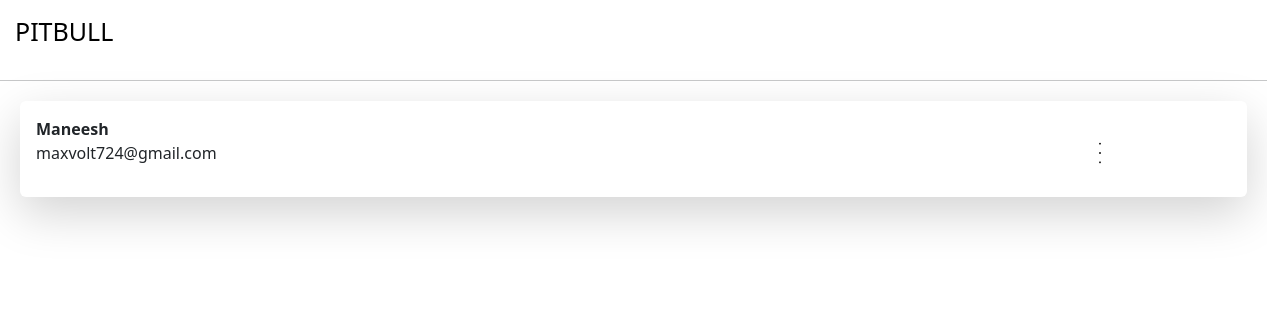
The page /settings/history (signed in) on the database as committed earlier.
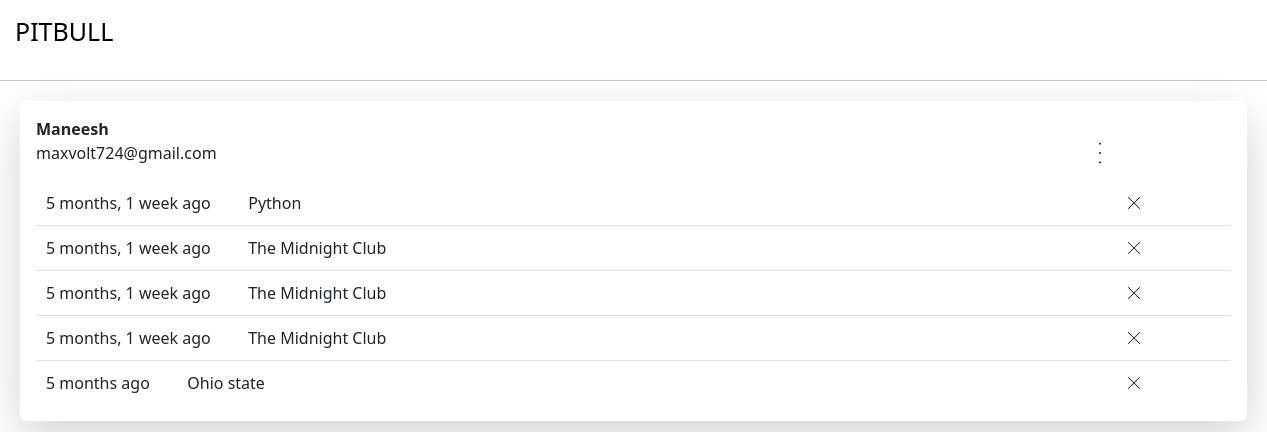
The same page on the database as committed later.
### google/models.py (models this page shows)
class Search(models.Model):
    user = models.ForeignKey(User,on_delete=models.CASCADE,null=True)
    search = models.CharField(max_length=500)
    date = models.DateTimeField(auto_now_add=True)
    def __str__(self):
        return str(self.search)

### google/views.py (the view, shortened to what this page needs)
# urls.py: path('settings/history',views.search_history,name="search-history"),
def search_history(response):
    history_status = FreezeHistory.objects.get(user_id = response.user.id).freeze_history
    searchs = Search.objects.filter(user_id=response.user.id)
    contexts = {
        'searchs':searchs,
        'history_status':history_status,
    }
    return render(response,'google/search-history.html',contexts)

### google/templates/google/search-history.html (shortened to what this page needs)
{% extends 'google/home.html' %}
{% load static %}
    {% block content %}
    <link rel="stylesheet" type="text/css" href="{% static 'styles/history.css' %}">
</head>
<body>
    <div class="shadow-lg p-3 rounded cont">
        <div class="card-header">
            <div class="dropdown" style="width: 100%;">
                <div style="display: flex;flex-direction: row;position: relative;">
                    <div class="details">
                        <p><strong>{{ user }}</strong><br>{{ user.email }}</p>
                    </div>
                    <img src="{% static 'img/dots.svg' %}" class="dropbtn">
                </div>
            </div>
        </div>
        <ul class="list-group list-group-flush" style="width:100%;">
            {% for search in searchs %}
                <li style="overflow:hidden;" class="list-group-item">{{search.date|timesince}} ago &nbsp;&nbsp;&nbsp;&nbsp;&nbsp;&nbsp;&nbsp; {{ search }}
                    <form method="post">
                        <input name="{{ search.id }}" type="image" class="trash" src="{% static 'img/x.svg' %}">
                    </form>
                </li>
            {% endfor %}
        </ul>
    </div>
</body>
</html>
    {% endblock %}

### google/templates/google/home.html (shortened to what this page needs)
{% extends 'google/main.html' %}
{% load static %}

### google/templates/google/main.html (shortened to what this page needs)
<!DOCTYPE html>
{% load static %}
<html lang="en">
<head>
    <link href="https://cdn.jsdelivr.net/npm/bootstrap@5.0.2/dist/css/bootstrap.min.css" rel="stylesheet">
</head>
<body>
  {% include 'google/navbar.html' %}
    {% block content %}
    {% endblock %}
</body>
</html>

### google/templates/google/navbar.html (shortened to what this page needs)
<!DOCTYPE html>
<html lang="en">
<head>
  {% load static %}
    <link rel="stylesheet" type="text/css" href="{% static 'styles/navbar.css' %}">
    <link href="https://cdn.jsdelivr.net/npm/bootstrap@5.3.0-alpha1/dist/css/bootstrap.min.css" rel="stylesheet">
</head>
<body>
    <nav class="navbar" style="width: 100%;">
        <div style="width: 100%; display: flex; align-items: center;justify-content: space-between; margin-left: 15px; margin-right: 15px;">
          <a class="navbar-brand" style="font-size: 25px;" href="{% url 'home' %}">PITBULL</a>
          <div class="dropdown">
              <img src="{% static 'img/menu.svg' %}" class="dropbtn">
          </div>
    </nav>
    <hr>
</body>
</html>

### google/static/styles/navbar.css (style rules this page uses)
.dropbtn { padding: 16px; font-size: 16px; border: none; cursor: pointer; }

### google/static/styles/history.css (style rules this page uses)
.cont { margin: 20px; }
.list-group-item { padding: 10px; }
.dropbtn { position: absolute; left:86%; }
.trash { position: absolute; top : 10px; }
.trash { margin-left: 90%; }
.dropdown { position: relative; display: inline-block; }

Rows that differ between the two databases and show on the page:
added Search: date "5 months, 1 week", search "Python"
added Search: date "5 months, 1 week", search "The Midnight Club"
added Search: date "5 months, 1 week", search "The Midnight Club"
added Search: date "5 months, 1 week", search "The Midnight Club"
added Search: date "5 months", search "Ohio state"
